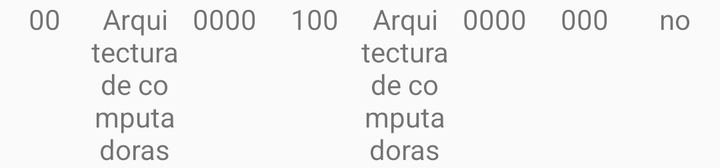
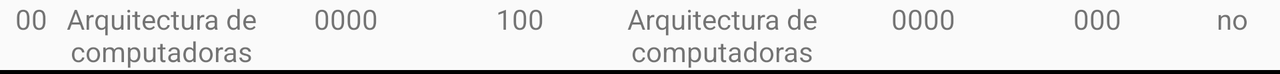

One screen, two layout resources from the same app: the default and the repository's alternative for another configuration. Each is rendered where Android would select it; the XML of both is given below.
<!-- AndroidManifest.xml: application theme AppTheme -->
<!-- res/layout/modelo_tabla.xml -->
<?xml version="1.0" encoding="utf-8"?>
<LinearLayout xmlns:android="http://schemas.android.com/apk/res/android"
    android:layout_width="fill_parent"
    android:layout_height="wrap_content"
    android:orientation="horizontal">

    <TextView
        android:layout_width="fill_parent"
        android:layout_height="wrap_content"
        android:layout_weight="1.0"
        android:gravity="center"
        android:text="00" />

    <TextView
        android:layout_width="fill_parent"
        android:layout_height="wrap_content"
        android:layout_weight="1.0"
        android:gravity="center"
        android:text="Arquitectura de computadoras" />

    <TextView
        android:layout_width="fill_parent"
        android:layout_height="wrap_content"
        android:layout_weight="1.0"
        android:gravity="center"
        android:text="0000" />

    <TextView
        android:layout_width="fill_parent"
        android:layout_height="wrap_content"
        android:layout_weight="1.0"
        android:gravity="center"
        android:text="100" />

    <TextView
        android:layout_width="fill_parent"
        android:layout_height="wrap_content"
        android:layout_weight="1.0"
        android:gravity="center"
        android:text="Arquitectura de computadoras" />

    <TextView
        android:layout_width="fill_parent"
        android:layout_height="wrap_content"
        android:layout_weight="1.0"
        android:gravity="center"
        android:text="0000" />

    <TextView
        android:layout_width="fill_parent"
        android:layout_height="wrap_content"
        android:layout_weight="1.0"
        android:gravity="center"
        android:text="000" />

    <TextView
        android:layout_width="fill_parent"
        android:layout_height="wrap_content"
        android:layout_weight="1.0"
        android:gravity="center"
        android:text="no" />
</LinearLayout>
<!-- resources referenced by this layout -->
<resources>
  <style name="AppTheme" parent="Theme.AppCompat.Light.NoActionBar">
          
          <item name="colorPrimary">@color/colorPrimary</item>
          <item name="colorPrimaryDark">@color/colorPrimaryDark</item>
          <item name="colorAccent">@color/colorAccent</item>
      </style>
  <color name="colorPrimary">#008577</color>
  <color name="colorPrimaryDark">#00574B</color>
  <color name="colorAccent">#D81B60</color>
</resources>
<!-- res/layout-land/modelo_tabla.xml (the repository's variant of the layout above) -->
<!-- drawn on the phone turned sideways -->
<?xml version="1.0" encoding="utf-8"?>
<LinearLayout xmlns:android="http://schemas.android.com/apk/res/android"
    android:layout_width="fill_parent"
    android:layout_height="wrap_content"
    android:orientation="vertical">

    <LinearLayout
        android:layout_width="fill_parent"
        android:layout_height="wrap_content"
        android:orientation="horizontal">

        <TextView
            android:id="@+id/no6"
            android:layout_width="fill_parent"
            android:layout_height="wrap_content"
            android:layout_weight="1.1"
            android:gravity="center"
            android:text="00" />

        <TextView
            android:id="@+id/na6"
            android:layout_width="fill_parent"
            android:layout_height="wrap_content"
            android:layout_weight="0.98"
            android:gravity="center"
            android:text="Arquitectura de computadoras" />

        <TextView
            android:id="@+id/ca6"
            android:layout_width="fill_parent"
            android:layout_height="wrap_content"
            android:layout_weight="1.0"
            android:gravity="center"
            android:text="0000" />

        <TextView
            android:id="@+id/cal6"
            android:layout_width="fill_parent"
            android:layout_height="wrap_content"
            android:layout_weight="1.0"
            android:gravity="center"
            android:text="100" />

        <TextView
            android:id="@+id/nac6"
            android:layout_width="fill_parent"
            android:layout_height="wrap_content"
            android:layout_weight="0.95"
            android:gravity="center"
            android:text="Arquitectura de computadoras" />

        <TextView
            android:id="@+id/cac6"
            android:layout_width="fill_parent"
            android:layout_height="wrap_content"
            android:layout_weight="1.0"
            android:gravity="center"
            android:text="0000" />

        <TextView
            android:id="@+id/por6"
            android:layout_width="fill_parent"
            android:layout_height="wrap_content"
            android:layout_weight="1.0"
            android:gravity="center"
            android:text="000" />

        <TextView
            android:id="@+id/acep6"
            android:layout_width="fill_parent"
            android:layout_height="wrap_content"
            android:layout_weight="1.07"
            android:gravity="center"
            android:text="no" />
    </LinearLayout>

    <View
        android:layout_width="fill_parent"
        android:layout_height="2.0dip"
        android:background="@android:color/black" />
</LinearLayout>
